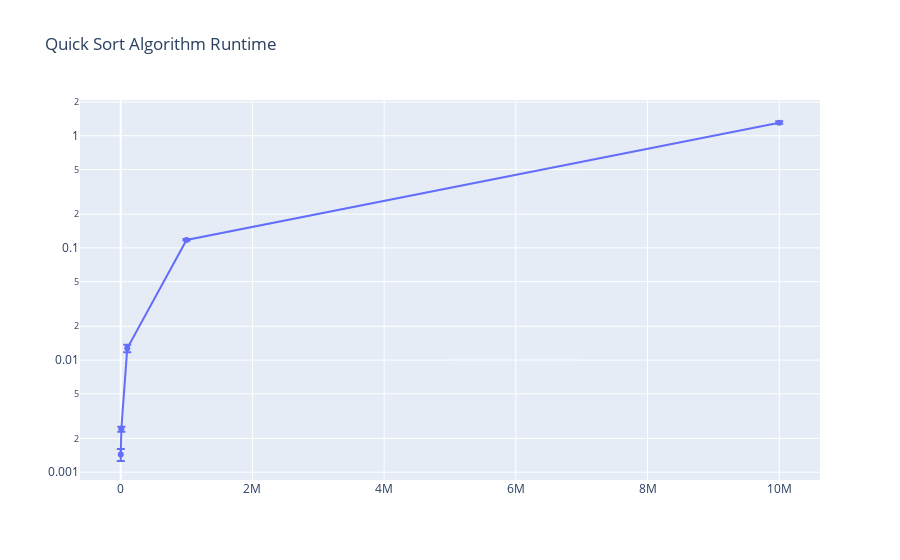

Notebook cell for this chart:
### Code cell
import plotly.graph_objects as go

fig = go.Figure(
    layout={
        'title': {
            'text': 'Quick Sort Algorithm Runtime'
        }
    }
)

fig.add_trace(
    go.Scatter(
        x=thread2.index.get_level_values('Size').values,
        y=thread2['mean'].values,
        name='Line',
        error_y=dict(
            type='data',
            symmetric=False,
            array=thread2['max'].values - thread2['mean'].values,
            arrayminus=thread2['mean'].values - thread2['min'].values
        ),
        fillcolor='red'
    )
)
fig.update_yaxes(type="log")
fig.show()

### Figure 1 — Plotly figure (JSON) as saved in the notebook; plotly's stock layout.template omitted (floating-point values rounded to 4 significant figures)
{"data": [{"error_y": {"array": [0.0001695, 0.0001073, 0.000953, 0.002379, 0.03878], "arrayminus": [0.0001786, 0.0001385, 0.0009865, 0.0008972, 0.02959], "symmetric": false, "type": "data"}, "fillcolor": "red", "name": "Line", "type": "scatter", "x": [1000, 10000, 100000, 1000000, 10000000], "y": [0.001437, 0.002434, 0.01275, 0.1176, 1.307]}], "layout": {"title": {"text": "Quick Sort Algorithm Runtime"}, "yaxis": {"type": "log"}}}
